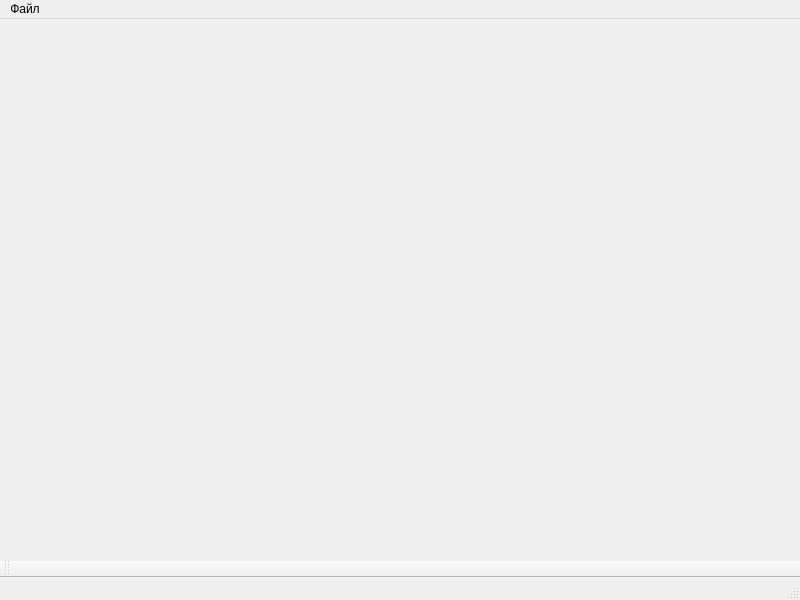
<ui version="4.0" >
 <class>MainWndClass</class>
 <widget class="QMainWindow" name="MainWndClass" >
  <property name="geometry" >
   <rect>
    <x>0</x>
    <y>0</y>
    <width>800</width>
    <height>600</height>
   </rect>
  </property>
  <property name="windowTitle" >
   <string>MainWindow</string>
  </property>
  <widget class="QWidget" name="centralwidget" >
   <property name="geometry" >
    <rect>
     <x>0</x>
     <y>21</y>
     <width>800</width>
     <height>548</height>
    </rect>
   </property>
  </widget>
  <widget class="QMenuBar" name="menubar" >
   <property name="geometry" >
    <rect>
     <x>0</x>
     <y>0</y>
     <width>800</width>
     <height>21</height>
    </rect>
   </property>
   <widget class="QMenu" name="menu" >
    <property name="title" >
     <string>Файл</string>
    </property>
    <addaction name="actionFileOpen" />
    <addaction name="actionSPOIFolderOpen" />
    <addaction name="actionAviFolderOpen" />
    <addaction name="actionSPOIDeviceOpen" />
    <addaction name="actionConvert" />
   </widget>
   <addaction name="menu" />
  </widget>
  <widget class="QToolBar" name="toolBar" >
   <property name="geometry" >
    <rect>
     <x>0</x>
     <y>569</y>
     <width>800</width>
     <height>12</height>
    </rect>
   </property>
   <property name="windowTitle" >
    <string>toolBar</string>
   </property>
   <attribute name="toolBarArea" >
    <enum>BottomToolBarArea</enum>
   </attribute>
   <attribute name="toolBarBreak" >
    <bool>false</bool>
   </attribute>
  </widget>
  <widget class="QStatusBar" name="statusBar" >
   <property name="geometry" >
    <rect>
     <x>0</x>
     <y>581</y>
     <width>800</width>
     <height>19</height>
    </rect>
   </property>
  </widget>
  <action name="actionStart" >
   <property name="text" >
    <string>Старт</string>
   </property>
  </action>
  <action name="actionFileOpen" >
   <property name="text" >
    <string>Открыть файл</string>
   </property>
  </action>
  <action name="actionSPOIFolderOpen" >
   <property name="text" >
    <string>Открыть папку SPOI</string>
   </property>
  </action>
  <action name="actionSPOIDeviceOpen" >
   <property name="text" >
    <string>Открыть устройство SPOI</string>
   </property>
  </action>
  <action name="actionConvert" >
   <property name="text" >
    <string>Преобразование...</string>
   </property>
  </action>
  <action name="actionAviFolderOpen" >
   <property name="text" >
    <string>Открыть папку с .avi</string>
   </property>
  </action>
 </widget>
 <resources/>
 <connections/>
</ui>
